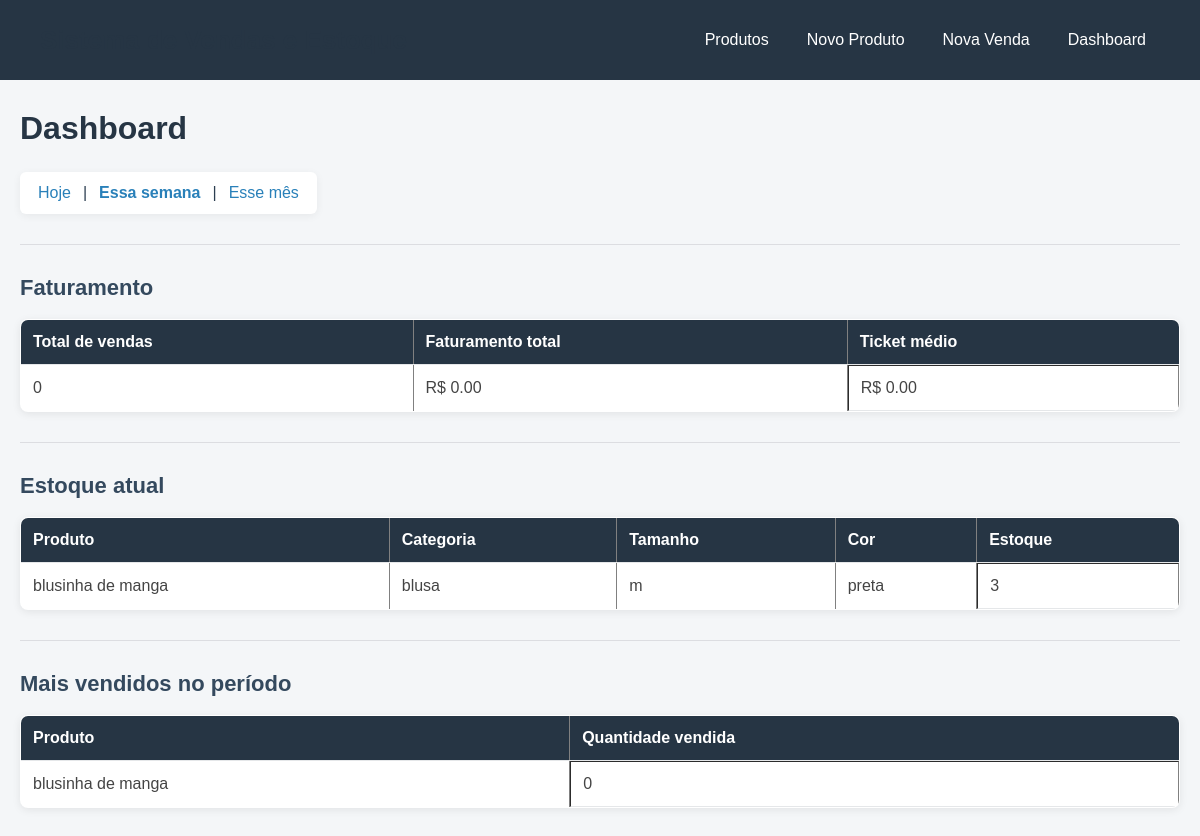
Screenshot of /dashboard?periodo=semana with the database file from the repository.
### tables this page shows
CREATE TABLE produtos (
    id INTEGER PRIMARY KEY AUTOINCREMENT,
    nome TEXT NOT NULL,
    categoria TEXT,
    tamanho TEXT,
    cor TEXT,
    preco_custo REAL,
    preco_venda REAL NOT NULL,
    quantidade_estoque INTEGER NOT NULL DEFAULT 0,
    ativo INTEGER DEFAULT 1,
    criado_em TEXT DEFAULT CURRENT_TIMESTAMP
);

### app.py (the view)
@app.route("/dashboard")
def dashboard():
    periodo = request.args.get("periodo", "hoje")  # hoje, semana, mes
    hoje = date.today()
    if periodo == "semana":
        data_inicio = hoje - timedelta(days=hoje.weekday())
    elif periodo == "mes":
        data_inicio = hoje.replace(day=1)
    else:
        data_inicio = hoje
    conn = get_connection()
    faturamento = conn.execute("""
        SELECT COUNT(*) as total_vendas,
        COALESCE(SUM(total), 0) as faturamento_total,
        COALESCE(AVG(total), 0) as ticket_medio
        FROM vendas
        WHERE date(data_venda) >= ?
    """, (data_inicio.isoformat(),)).fetchone()
    estoque = conn.execute("""
        SELECT nome, categoria, tamanho, cor, quantidade_estoque
        FROM produtos WHERE ativo = 1
        ORDER BY quantidade_estoque ASC
    """).fetchall()
    mais_vendidos = conn.execute("""
        SELECT p.nome, COALESCE(SUM(iv.quantidade), 0) as total_vendido
        FROM produtos p
        LEFT JOIN itens_venda iv ON iv.produto_id = p.id
        LEFT JOIN vendas v ON v.id = iv.venda_id AND date(v.data_venda) >= ?
        WHERE p.ativo = 1
        GROUP BY p.id
        ORDER BY total_vendido DESC
""", (data_inicio.isoformat(),)).fetchall()
    conn.close()
    return render_template(
        "dashboard.html",
        faturamento=faturamento,
        estoque=estoque,
        mais_vendidos=mais_vendidos,
        periodo=periodo
    )

### database.py (called while the page is built)
def get_connection():
    conn = sqlite3.connect(DB_PATH)
    conn.row_factory = sqlite3.Row  # permite acessar por nome de coluna
    conn.execute("PRAGMA foreign_keys = ON")
    return conn

### templates/dashboard.html
{% extends "base.html" %}
{% block content %}
<h1>Dashboard</h1>
<div>
    <a href="{{ url_for('dashboard', periodo='hoje') }}"
    style="font-weight: {{ 'bold' if periodo == 'hoje' else 'normal' }};">
        Hoje
    </a>
    |
    <a href="{{ url_for('dashboard', periodo='semana') }}"
    style="font-weight: {{ 'bold' if periodo == 'semana' else 'normal' }};">
        Essa semana
    </a>
    |
    <a href="{{ url_for('dashboard', periodo='mes') }}"
    style="font-weight: {{ 'bold' if periodo == 'mes' else 'normal' }};">
        Esse mês
    </a>
</div>
<hr>
<h2>Faturamento</h2>
<table border="1">
    <tr>
        <th>Total de vendas</th>
        <th>Faturamento total</th>
        <th>Ticket médio</th>
    </tr>
    <tr>
        <td>{{ faturamento.total_vendas }}</td>
        <td>R$ {{ "%.2f"|format(faturamento.faturamento_total) }}</td>
        <td>R$ {{ "%.2f"|format(faturamento.ticket_medio) }}</td>
    </tr>
</table>
<hr>
<h2>Estoque atual</h2>
<table border="1">
    <thead>
        <tr>
            <th>Produto</th>
            <th>Categoria</th>
            <th>Tamanho</th>
            <th>Cor</th>
            <th>Estoque</th>
        </tr>
    </thead>
    <tbody>
        {% for produto in estoque %}
        <tr>
            <td>{{ produto.nome }}</td>
            <td>{{ produto.categoria }}</td>
            <td>{{ produto.tamanho }}</td>
            <td>{{ produto.cor }}</td>
            <td>{{ produto.quantidade_estoque }}</td>
        </tr>
        {% endfor %}
    </tbody>
</table>
<hr>
<h2>Mais vendidos no período</h2>
{% if mais_vendidos %}
<table border="1">
    <thead>
        <tr>
            <th>Produto</th>
            <th>Quantidade vendida</th>
        </tr>
    </thead>
    <tbody>
        {% for item in mais_vendidos %}
        <tr>
            <td>{{ item.nome }}</td>
            <td>{{ item.total_vendido }}</td>
        </tr>
        {% endfor %}
    </tbody>
</table>
{% else %}
<p>Nenhuma venda registrada nesse período.</p>
{% endif %}
{% endblock %}

### static/layout.css (style rules this page uses)
* { box-sizing: border-box; }
body { margin: 0; font-family: Arial, Helvetica, sans-serif; background-color: #f4f6f8; color: #2c3e50; }
h1 { color: #263544; margin-top: 0; margin-bottom: 25px; }
h2 { color: #34495e; margin-top: 30px; margin-bottom: 18px; font-size: 22px; }
table { width: 100%; border-collapse: collapse; background-color: white; border-radius: 8px; overflow: hidden; box-shadow: 0 2px 8px rgba(0, 0, 0, 0.08); }
th { background-color: #263544; color: white; text-align: left; }
th, td { padding: 13px 12px; border-bottom: 1px solid #e5e7e9; }
td { color: #444; }
main a { color: #2980b9; text-decoration: none; font-weight: bold; }
main hr { border: none; border-top: 1px solid #dcdde1; margin: 30px 0; }
main > div:first-of-type { background-color: white; display: inline-flex; gap: 12px; padding: 12px 18px; border-radius: 6px; box-shadow: 0 2px 8px rgba(0, 0, 0, 0.06); }
td:last-child { display: flex; align-items: center; gap: 10px; }

### rows the page displays
produtos: nome "blusinha de manga", categoria "blusa", tamanho "m", cor "preta", quantidade_estoque "3", total_vendido "0"

### other values shown
{{ faturamento.total_vendas }} "0"
{{ "%.2f"|format(faturamento.faturamento_total) }} "0.00"
{{ "%.2f"|format(faturamento.ticket_medio) }} "0.00"
